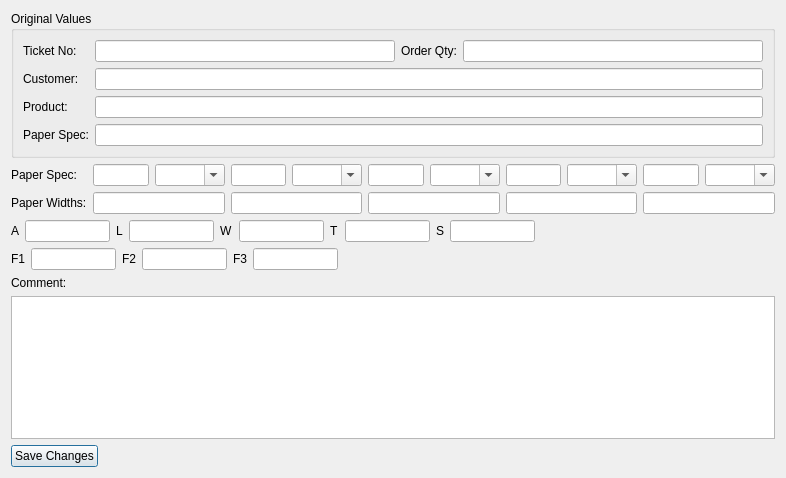
<?xml version="1.0" encoding="UTF-8"?>
<ui version="4.0">
 <class>ProductEditOC</class>
 <widget class="QDialog" name="ProductEditOC">
  <property name="geometry">
   <rect>
    <x>0</x>
    <y>0</y>
    <width>786</width>
    <height>478</height>
   </rect>
  </property>
  <property name="windowTitle">
   <string>Edit OC Details</string>
  </property>
  <layout class="QVBoxLayout" name="verticalLayout_2">
   <item>
    <widget class="QGroupBox" name="groupBox">
     <property name="title">
      <string>Original Values</string>
     </property>
     <layout class="QGridLayout" name="gridLayout">
      <item row="0" column="0">
       <widget class="QLabel" name="label">
        <property name="text">
         <string>Ticket No:</string>
        </property>
       </widget>
      </item>
      <item row="3" column="1" colspan="3">
       <widget class="QLineEdit" name="PaperSpec">
        <property name="readOnly">
         <bool>true</bool>
        </property>
       </widget>
      </item>
      <item row="0" column="3">
       <widget class="QLineEdit" name="Qty">
        <property name="readOnly">
         <bool>true</bool>
        </property>
       </widget>
      </item>
      <item row="1" column="1" colspan="3">
       <widget class="QLineEdit" name="Customer">
        <property name="readOnly">
         <bool>true</bool>
        </property>
       </widget>
      </item>
      <item row="2" column="0">
       <widget class="QLabel" name="label_4">
        <property name="text">
         <string>Product:</string>
        </property>
       </widget>
      </item>
      <item row="1" column="0">
       <widget class="QLabel" name="label_3">
        <property name="text">
         <string>Customer:</string>
        </property>
       </widget>
      </item>
      <item row="2" column="1" colspan="3">
       <widget class="QLineEdit" name="Product">
        <property name="readOnly">
         <bool>true</bool>
        </property>
       </widget>
      </item>
      <item row="3" column="0">
       <widget class="QLabel" name="label_5">
        <property name="text">
         <string>Paper Spec:</string>
        </property>
       </widget>
      </item>
      <item row="0" column="1">
       <widget class="QLineEdit" name="TicketNo">
        <property name="readOnly">
         <bool>true</bool>
        </property>
       </widget>
      </item>
      <item row="0" column="2">
       <widget class="QLabel" name="label_2">
        <property name="text">
         <string>Order Qty:</string>
        </property>
       </widget>
      </item>
     </layout>
    </widget>
   </item>
   <item>
    <layout class="QHBoxLayout" name="horizontalLayout">
     <item>
      <layout class="QVBoxLayout" name="verticalLayout">
       <item>
        <widget class="QLabel" name="label_7">
         <property name="text">
          <string>Paper Spec:   </string>
         </property>
        </widget>
       </item>
       <item>
        <widget class="QLabel" name="label_6">
         <property name="text">
          <string>Paper Widths:</string>
         </property>
        </widget>
       </item>
      </layout>
     </item>
     <item>
      <layout class="QGridLayout" name="gridLayout_2">
       <item row="0" column="0">
        <widget class="QLineEdit" name="gram1">
         <property name="sizePolicy">
          <sizepolicy hsizetype="Preferred" vsizetype="Fixed">
           <horstretch>2</horstretch>
           <verstretch>0</verstretch>
          </sizepolicy>
         </property>
        </widget>
       </item>
       <item row="0" column="1">
        <widget class="QComboBox" name="type1">
         <property name="sizePolicy">
          <sizepolicy hsizetype="Fixed" vsizetype="Fixed">
           <horstretch>2</horstretch>
           <verstretch>0</verstretch>
          </sizepolicy>
         </property>
         <property name="maximumSize">
          <size>
           <width>70</width>
           <height>16777215</height>
          </size>
         </property>
         <property name="editable">
          <bool>true</bool>
         </property>
        </widget>
       </item>
       <item row="1" column="0" colspan="2">
        <widget class="QLineEdit" name="W1"/>
       </item>
      </layout>
     </item>
     <item>
      <layout class="QGridLayout" name="gridLayout_3">
       <item row="0" column="0">
        <widget class="QLineEdit" name="gram2">
         <property name="sizePolicy">
          <sizepolicy hsizetype="Preferred" vsizetype="Fixed">
           <horstretch>2</horstretch>
           <verstretch>0</verstretch>
          </sizepolicy>
         </property>
        </widget>
       </item>
       <item row="0" column="1">
        <widget class="QComboBox" name="type2">
         <property name="sizePolicy">
          <sizepolicy hsizetype="Fixed" vsizetype="Fixed">
           <horstretch>2</horstretch>
           <verstretch>0</verstretch>
          </sizepolicy>
         </property>
         <property name="maximumSize">
          <size>
           <width>70</width>
           <height>16777215</height>
          </size>
         </property>
         <property name="editable">
          <bool>true</bool>
         </property>
        </widget>
       </item>
       <item row="1" column="0" colspan="2">
        <widget class="QLineEdit" name="W2"/>
       </item>
      </layout>
     </item>
     <item>
      <layout class="QGridLayout" name="gridLayout_4">
       <item row="0" column="0">
        <widget class="QLineEdit" name="gram3">
         <property name="sizePolicy">
          <sizepolicy hsizetype="Preferred" vsizetype="Fixed">
           <horstretch>2</horstretch>
           <verstretch>0</verstretch>
          </sizepolicy>
         </property>
        </widget>
       </item>
       <item row="0" column="1">
        <widget class="QComboBox" name="type3">
         <property name="sizePolicy">
          <sizepolicy hsizetype="Fixed" vsizetype="Fixed">
           <horstretch>2</horstretch>
           <verstretch>0</verstretch>
          </sizepolicy>
         </property>
         <property name="maximumSize">
          <size>
           <width>70</width>
           <height>16777215</height>
          </size>
         </property>
         <property name="editable">
          <bool>true</bool>
         </property>
        </widget>
       </item>
       <item row="1" column="0" colspan="2">
        <widget class="QLineEdit" name="W3"/>
       </item>
      </layout>
     </item>
     <item>
      <layout class="QGridLayout" name="gridLayout_5">
       <item row="0" column="0">
        <widget class="QLineEdit" name="gram4">
         <property name="sizePolicy">
          <sizepolicy hsizetype="Preferred" vsizetype="Fixed">
           <horstretch>2</horstretch>
           <verstretch>0</verstretch>
          </sizepolicy>
         </property>
        </widget>
       </item>
       <item row="0" column="1">
        <widget class="QComboBox" name="type4">
         <property name="sizePolicy">
          <sizepolicy hsizetype="Fixed" vsizetype="Fixed">
           <horstretch>2</horstretch>
           <verstretch>0</verstretch>
          </sizepolicy>
         </property>
         <property name="maximumSize">
          <size>
           <width>70</width>
           <height>16777215</height>
          </size>
         </property>
         <property name="editable">
          <bool>true</bool>
         </property>
        </widget>
       </item>
       <item row="1" column="0" colspan="2">
        <widget class="QLineEdit" name="W4"/>
       </item>
      </layout>
     </item>
     <item>
      <layout class="QGridLayout" name="gridLayout_6">
       <item row="0" column="0">
        <widget class="QLineEdit" name="gram5">
         <property name="sizePolicy">
          <sizepolicy hsizetype="Preferred" vsizetype="Fixed">
           <horstretch>2</horstretch>
           <verstretch>0</verstretch>
          </sizepolicy>
         </property>
        </widget>
       </item>
       <item row="0" column="1">
        <widget class="QComboBox" name="type5">
         <property name="sizePolicy">
          <sizepolicy hsizetype="Fixed" vsizetype="Fixed">
           <horstretch>2</horstretch>
           <verstretch>0</verstretch>
          </sizepolicy>
         </property>
         <property name="maximumSize">
          <size>
           <width>70</width>
           <height>16777215</height>
          </size>
         </property>
         <property name="editable">
          <bool>true</bool>
         </property>
        </widget>
       </item>
       <item row="1" column="0" colspan="2">
        <widget class="QLineEdit" name="W5"/>
       </item>
      </layout>
     </item>
     <item>
      <spacer name="horizontalSpacer_3">
       <property name="orientation">
        <enum>Qt::Horizontal</enum>
       </property>
       <property name="sizeHint" stdset="0">
        <size>
         <width>40</width>
         <height>20</height>
        </size>
       </property>
      </spacer>
     </item>
    </layout>
   </item>
   <item>
    <layout class="QHBoxLayout" name="horizontalLayout_3">
     <item>
      <widget class="QLabel" name="label_8">
       <property name="text">
        <string>A</string>
       </property>
      </widget>
     </item>
     <item>
      <widget class="QLineEdit" name="A">
       <property name="sizePolicy">
        <sizepolicy hsizetype="Fixed" vsizetype="Fixed">
         <horstretch>0</horstretch>
         <verstretch>0</verstretch>
        </sizepolicy>
       </property>
       <property name="maximumSize">
        <size>
         <width>85</width>
         <height>16777215</height>
        </size>
       </property>
      </widget>
     </item>
     <item>
      <widget class="QLabel" name="label_9">
       <property name="text">
        <string>L</string>
       </property>
      </widget>
     </item>
     <item>
      <widget class="QLineEdit" name="L">
       <property name="sizePolicy">
        <sizepolicy hsizetype="Fixed" vsizetype="Fixed">
         <horstretch>0</horstretch>
         <verstretch>0</verstretch>
        </sizepolicy>
       </property>
       <property name="maximumSize">
        <size>
         <width>85</width>
         <height>16777215</height>
        </size>
       </property>
      </widget>
     </item>
     <item>
      <widget class="QLabel" name="label_10">
       <property name="text">
        <string>W</string>
       </property>
      </widget>
     </item>
     <item>
      <widget class="QLineEdit" name="W">
       <property name="sizePolicy">
        <sizepolicy hsizetype="Fixed" vsizetype="Fixed">
         <horstretch>0</horstretch>
         <verstretch>0</verstretch>
        </sizepolicy>
       </property>
       <property name="maximumSize">
        <size>
         <width>85</width>
         <height>16777215</height>
        </size>
       </property>
      </widget>
     </item>
     <item>
      <widget class="QLabel" name="label_11">
       <property name="text">
        <string>T</string>
       </property>
      </widget>
     </item>
     <item>
      <widget class="QLineEdit" name="T">
       <property name="sizePolicy">
        <sizepolicy hsizetype="Fixed" vsizetype="Fixed">
         <horstretch>0</horstretch>
         <verstretch>0</verstretch>
        </sizepolicy>
       </property>
       <property name="maximumSize">
        <size>
         <width>85</width>
         <height>16777215</height>
        </size>
       </property>
      </widget>
     </item>
     <item>
      <widget class="QLabel" name="label_12">
       <property name="text">
        <string>S</string>
       </property>
      </widget>
     </item>
     <item>
      <widget class="QLineEdit" name="S">
       <property name="sizePolicy">
        <sizepolicy hsizetype="Fixed" vsizetype="Fixed">
         <horstretch>0</horstretch>
         <verstretch>0</verstretch>
        </sizepolicy>
       </property>
       <property name="maximumSize">
        <size>
         <width>85</width>
         <height>16777215</height>
        </size>
       </property>
      </widget>
     </item>
     <item>
      <spacer name="horizontalSpacer">
       <property name="orientation">
        <enum>Qt::Horizontal</enum>
       </property>
       <property name="sizeHint" stdset="0">
        <size>
         <width>40</width>
         <height>20</height>
        </size>
       </property>
      </spacer>
     </item>
    </layout>
   </item>
   <item>
    <layout class="QHBoxLayout" name="horizontalLayout_4">
     <item>
      <widget class="QLabel" name="label_13">
       <property name="text">
        <string>F1</string>
       </property>
      </widget>
     </item>
     <item>
      <widget class="QLineEdit" name="F1">
       <property name="sizePolicy">
        <sizepolicy hsizetype="Fixed" vsizetype="Fixed">
         <horstretch>0</horstretch>
         <verstretch>0</verstretch>
        </sizepolicy>
       </property>
       <property name="maximumSize">
        <size>
         <width>85</width>
         <height>16777215</height>
        </size>
       </property>
      </widget>
     </item>
     <item>
      <widget class="QLabel" name="label_14">
       <property name="text">
        <string>F2</string>
       </property>
      </widget>
     </item>
     <item>
      <widget class="QLineEdit" name="F2">
       <property name="sizePolicy">
        <sizepolicy hsizetype="Fixed" vsizetype="Fixed">
         <horstretch>0</horstretch>
         <verstretch>0</verstretch>
        </sizepolicy>
       </property>
       <property name="maximumSize">
        <size>
         <width>85</width>
         <height>16777215</height>
        </size>
       </property>
      </widget>
     </item>
     <item>
      <widget class="QLabel" name="label_15">
       <property name="text">
        <string>F3</string>
       </property>
      </widget>
     </item>
     <item>
      <widget class="QLineEdit" name="F3">
       <property name="sizePolicy">
        <sizepolicy hsizetype="Fixed" vsizetype="Fixed">
         <horstretch>0</horstretch>
         <verstretch>0</verstretch>
        </sizepolicy>
       </property>
       <property name="maximumSize">
        <size>
         <width>85</width>
         <height>16777215</height>
        </size>
       </property>
      </widget>
     </item>
     <item>
      <spacer name="horizontalSpacer_2">
       <property name="orientation">
        <enum>Qt::Horizontal</enum>
       </property>
       <property name="sizeHint" stdset="0">
        <size>
         <width>40</width>
         <height>20</height>
        </size>
       </property>
      </spacer>
     </item>
    </layout>
   </item>
   <item>
    <widget class="QLabel" name="label_16">
     <property name="text">
      <string>Comment:</string>
     </property>
    </widget>
   </item>
   <item>
    <widget class="QPlainTextEdit" name="txtComment"/>
   </item>
   <item>
    <layout class="QHBoxLayout" name="horizontalLayout_2">
     <item>
      <widget class="QPushButton" name="cmdSave">
       <property name="text">
        <string>Save Changes</string>
       </property>
      </widget>
     </item>
     <item>
      <spacer name="horizontalSpacer_4">
       <property name="orientation">
        <enum>Qt::Horizontal</enum>
       </property>
       <property name="sizeHint" stdset="0">
        <size>
         <width>40</width>
         <height>20</height>
        </size>
       </property>
      </spacer>
     </item>
    </layout>
   </item>
  </layout>
 </widget>
 <resources/>
 <connections/>
</ui>
